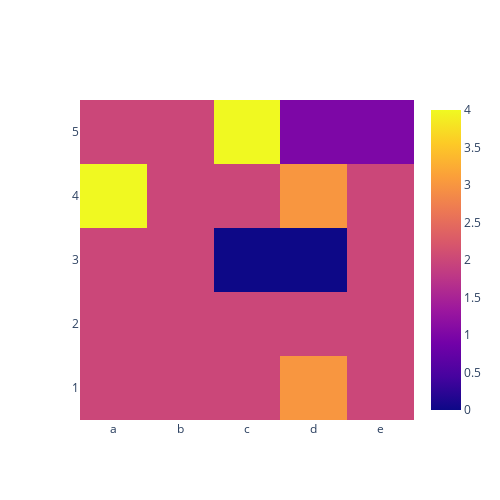

Notebook code for this chart:
### Code cell
x = ['a', 'b', 'c', 'd', 'e']
y = [1, 2, 3, 4, 5]
fig = go.Figure(go.Heatmap(z=table, x=x, y=y, ))
fig.update_layout(
    # yaxis = dict(
    #     scaleanchor = 'x',
    #     scaleratio = 1,
    # ),
    # xaxis = dict(
    #     constrain = 'domain'
    # ),
    width = 500,  # You can adjust this value
    height = 500  # Make sure width and height are the same for a square plot
)
fig.show()

### Figure 1 — Plotly figure (JSON) as saved in the notebook; plotly's stock layout.template omitted (floating-point values rounded to 4 significant figures)
{"data": [{"type": "heatmap", "x": ["a", "b", "c", "d", "e"], "y": [1, 2, 3, 4, 5], "z": [[2, 2, 2, 3, 2], [2, 2, 2, 2, 2], [2, 2, 0, 0, 2], [4, 2, 2, 3, 2], [2, 2, 4, 1, 1]]}], "layout": {"height": 500, "width": 500, "xaxis": {"autorange": true, "range": [-0.5, 4.5], "type": "category"}, "yaxis": {"autorange": true, "range": [0.5, 5.5], "type": "linear"}}}
